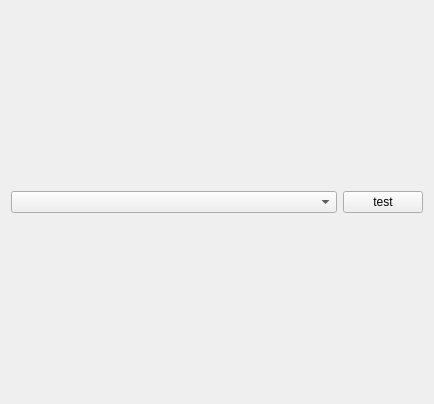
<?xml version="1.0" encoding="UTF-8"?>
<ui version="4.0">
 <class>AppearanceSettings</class>
 <widget class="QWidget" name="AppearanceSettings">
  <property name="geometry">
   <rect>
    <x>0</x>
    <y>0</y>
    <width>434</width>
    <height>404</height>
   </rect>
  </property>
  <property name="sizePolicy">
   <sizepolicy hsizetype="Preferred" vsizetype="Expanding">
    <horstretch>0</horstretch>
    <verstretch>0</verstretch>
   </sizepolicy>
  </property>
  <property name="windowTitle">
   <string>Form</string>
  </property>
  <layout class="QGridLayout" name="gridLayout">
   <item row="0" column="0" colspan="2">
    <widget class="QComboBox" name="comboBox">
     <property name="sizePolicy">
      <sizepolicy hsizetype="Expanding" vsizetype="Fixed">
       <horstretch>0</horstretch>
       <verstretch>0</verstretch>
      </sizepolicy>
     </property>
    </widget>
   </item>
   <item row="0" column="2">
    <widget class="QPushButton" name="pushButton">
     <property name="sizePolicy">
      <sizepolicy hsizetype="Fixed" vsizetype="Fixed">
       <horstretch>0</horstretch>
       <verstretch>0</verstretch>
      </sizepolicy>
     </property>
     <property name="text">
      <string>test</string>
     </property>
    </widget>
   </item>
  </layout>
 </widget>
 <resources/>
 <connections/>
</ui>
